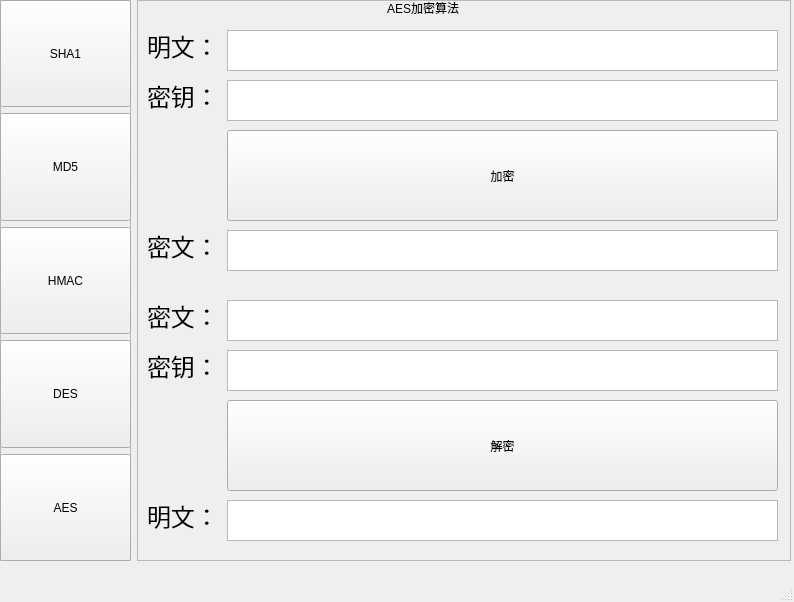
<?xml version="1.0" encoding="UTF-8"?>
<ui version="4.0">
 <class>MainWindow</class>
 <widget class="QMainWindow" name="MainWindow">
  <property name="geometry">
   <rect>
    <x>0</x>
    <y>0</y>
    <width>794</width>
    <height>602</height>
   </rect>
  </property>
  <property name="windowTitle">
   <string>MainWindow</string>
  </property>
  <widget class="QWidget" name="centralwidget">
   <widget class="QWidget" name="layoutWidget">
    <property name="geometry">
     <rect>
      <x>0</x>
      <y>0</y>
      <width>791</width>
      <height>561</height>
     </rect>
    </property>
    <layout class="QHBoxLayout" name="horizontalLayout">
     <item>
      <widget class="QFrame" name="frame">
       <property name="sizePolicy">
        <sizepolicy hsizetype="Expanding" vsizetype="Expanding">
         <horstretch>1</horstretch>
         <verstretch>0</verstretch>
        </sizepolicy>
       </property>
       <property name="frameShape">
        <enum>QFrame::StyledPanel</enum>
       </property>
       <property name="frameShadow">
        <enum>QFrame::Raised</enum>
       </property>
       <widget class="QWidget" name="layoutWidget">
        <property name="geometry">
         <rect>
          <x>0</x>
          <y>0</y>
          <width>131</width>
          <height>561</height>
         </rect>
        </property>
        <layout class="QVBoxLayout" name="verticalLayout">
         <item>
          <widget class="QPushButton" name="pushButton">
           <property name="sizePolicy">
            <sizepolicy hsizetype="Minimum" vsizetype="Expanding">
             <horstretch>0</horstretch>
             <verstretch>0</verstretch>
            </sizepolicy>
           </property>
           <property name="text">
            <string>SHA1</string>
           </property>
          </widget>
         </item>
         <item>
          <widget class="QPushButton" name="pushButton_3">
           <property name="sizePolicy">
            <sizepolicy hsizetype="Minimum" vsizetype="Expanding">
             <horstretch>0</horstretch>
             <verstretch>0</verstretch>
            </sizepolicy>
           </property>
           <property name="text">
            <string>MD5</string>
           </property>
          </widget>
         </item>
         <item>
          <widget class="QPushButton" name="pushButton_4">
           <property name="sizePolicy">
            <sizepolicy hsizetype="Minimum" vsizetype="Expanding">
             <horstretch>0</horstretch>
             <verstretch>0</verstretch>
            </sizepolicy>
           </property>
           <property name="text">
            <string>HMAC</string>
           </property>
          </widget>
         </item>
         <item>
          <widget class="QPushButton" name="pushButton_5">
           <property name="sizePolicy">
            <sizepolicy hsizetype="Minimum" vsizetype="Expanding">
             <horstretch>0</horstretch>
             <verstretch>0</verstretch>
            </sizepolicy>
           </property>
           <property name="text">
            <string>DES</string>
           </property>
          </widget>
         </item>
         <item>
          <widget class="QPushButton" name="pushButton_6">
           <property name="sizePolicy">
            <sizepolicy hsizetype="Minimum" vsizetype="Expanding">
             <horstretch>0</horstretch>
             <verstretch>0</verstretch>
            </sizepolicy>
           </property>
           <property name="text">
            <string>AES</string>
           </property>
          </widget>
         </item>
        </layout>
       </widget>
      </widget>
     </item>
     <item>
      <widget class="QFrame" name="frame_2">
       <property name="sizePolicy">
        <sizepolicy hsizetype="Expanding" vsizetype="Expanding">
         <horstretch>5</horstretch>
         <verstretch>0</verstretch>
        </sizepolicy>
       </property>
       <property name="frameShape">
        <enum>QFrame::StyledPanel</enum>
       </property>
       <property name="frameShadow">
        <enum>QFrame::Raised</enum>
       </property>
       <widget class="QStackedWidget" name="stackedWidget">
        <property name="geometry">
         <rect>
          <x>0</x>
          <y>0</y>
          <width>651</width>
          <height>561</height>
         </rect>
        </property>
        <property name="sizePolicy">
         <sizepolicy hsizetype="Expanding" vsizetype="Expanding">
          <horstretch>0</horstretch>
          <verstretch>0</verstretch>
         </sizepolicy>
        </property>
        <property name="currentIndex">
         <number>4</number>
        </property>
        <widget class="QWidget" name="page">
         <widget class="QTextEdit" name="textEdit_10">
          <property name="geometry">
           <rect>
            <x>90</x>
            <y>30</y>
            <width>551</width>
            <height>41</height>
           </rect>
          </property>
         </widget>
         <widget class="QLabel" name="label_21">
          <property name="geometry">
           <rect>
            <x>10</x>
            <y>170</y>
            <width>81</width>
            <height>51</height>
           </rect>
          </property>
          <property name="sizePolicy">
           <sizepolicy hsizetype="Preferred" vsizetype="Preferred">
            <horstretch>0</horstretch>
            <verstretch>0</verstretch>
           </sizepolicy>
          </property>
          <property name="font">
           <font>
            <family>Arial</family>
            <pointsize>18</pointsize>
           </font>
          </property>
          <property name="text">
           <string>密文：</string>
          </property>
         </widget>
         <widget class="QLabel" name="label_8">
          <property name="geometry">
           <rect>
            <x>10</x>
            <y>20</y>
            <width>81</width>
            <height>51</height>
           </rect>
          </property>
          <property name="sizePolicy">
           <sizepolicy hsizetype="Preferred" vsizetype="Preferred">
            <horstretch>0</horstretch>
            <verstretch>0</verstretch>
           </sizepolicy>
          </property>
          <property name="font">
           <font>
            <family>Arial</family>
            <pointsize>18</pointsize>
           </font>
          </property>
          <property name="text">
           <string>明文：</string>
          </property>
         </widget>
         <widget class="QPushButton" name="pushButton_12">
          <property name="geometry">
           <rect>
            <x>90</x>
            <y>80</y>
            <width>551</width>
            <height>91</height>
           </rect>
          </property>
          <property name="text">
           <string>加密</string>
          </property>
         </widget>
         <widget class="QTextEdit" name="textEdit_9">
          <property name="geometry">
           <rect>
            <x>90</x>
            <y>180</y>
            <width>551</width>
            <height>41</height>
           </rect>
          </property>
         </widget>
         <widget class="QLabel" name="label_3">
          <property name="geometry">
           <rect>
            <x>240</x>
            <y>0</y>
            <width>101</width>
            <height>20</height>
           </rect>
          </property>
          <property name="text">
           <string>SHA1J加密算法</string>
          </property>
         </widget>
        </widget>
        <widget class="QWidget" name="page_2">
         <widget class="QLabel" name="label">
          <property name="geometry">
           <rect>
            <x>20</x>
            <y>20</y>
            <width>71</width>
            <height>31</height>
           </rect>
          </property>
          <property name="text">
           <string/>
          </property>
         </widget>
         <widget class="QLabel" name="label_9">
          <property name="geometry">
           <rect>
            <x>10</x>
            <y>170</y>
            <width>81</width>
            <height>51</height>
           </rect>
          </property>
          <property name="sizePolicy">
           <sizepolicy hsizetype="Preferred" vsizetype="Preferred">
            <horstretch>0</horstretch>
            <verstretch>0</verstretch>
           </sizepolicy>
          </property>
          <property name="font">
           <font>
            <family>Arial</family>
            <pointsize>18</pointsize>
           </font>
          </property>
          <property name="text">
           <string>密文：</string>
          </property>
         </widget>
         <widget class="QLabel" name="label_7">
          <property name="geometry">
           <rect>
            <x>10</x>
            <y>20</y>
            <width>81</width>
            <height>51</height>
           </rect>
          </property>
          <property name="sizePolicy">
           <sizepolicy hsizetype="Preferred" vsizetype="Preferred">
            <horstretch>0</horstretch>
            <verstretch>0</verstretch>
           </sizepolicy>
          </property>
          <property name="font">
           <font>
            <family>Arial</family>
            <pointsize>18</pointsize>
           </font>
          </property>
          <property name="text">
           <string>明文：</string>
          </property>
         </widget>
         <widget class="QTextEdit" name="textEdit_2">
          <property name="geometry">
           <rect>
            <x>90</x>
            <y>180</y>
            <width>551</width>
            <height>41</height>
           </rect>
          </property>
         </widget>
         <widget class="QPushButton" name="pushButton_8">
          <property name="geometry">
           <rect>
            <x>90</x>
            <y>80</y>
            <width>551</width>
            <height>91</height>
           </rect>
          </property>
          <property name="text">
           <string>加密</string>
          </property>
         </widget>
         <widget class="QTextEdit" name="textEdit_3">
          <property name="geometry">
           <rect>
            <x>90</x>
            <y>30</y>
            <width>551</width>
            <height>41</height>
           </rect>
          </property>
         </widget>
         <widget class="QLabel" name="label_4">
          <property name="geometry">
           <rect>
            <x>250</x>
            <y>0</y>
            <width>101</width>
            <height>20</height>
           </rect>
          </property>
          <property name="text">
           <string>MD5加密算法</string>
          </property>
         </widget>
        </widget>
        <widget class="QWidget" name="page_3">
         <widget class="QLabel" name="label_34">
          <property name="geometry">
           <rect>
            <x>10</x>
            <y>220</y>
            <width>81</width>
            <height>51</height>
           </rect>
          </property>
          <property name="sizePolicy">
           <sizepolicy hsizetype="Preferred" vsizetype="Preferred">
            <horstretch>0</horstretch>
            <verstretch>0</verstretch>
           </sizepolicy>
          </property>
          <property name="font">
           <font>
            <family>Arial</family>
            <pointsize>18</pointsize>
           </font>
          </property>
          <property name="text">
           <string>密文：</string>
          </property>
         </widget>
         <widget class="QLabel" name="label_35">
          <property name="geometry">
           <rect>
            <x>10</x>
            <y>20</y>
            <width>81</width>
            <height>51</height>
           </rect>
          </property>
          <property name="sizePolicy">
           <sizepolicy hsizetype="Preferred" vsizetype="Preferred">
            <horstretch>0</horstretch>
            <verstretch>0</verstretch>
           </sizepolicy>
          </property>
          <property name="font">
           <font>
            <family>Arial</family>
            <pointsize>18</pointsize>
           </font>
          </property>
          <property name="text">
           <string>明文：</string>
          </property>
         </widget>
         <widget class="QPushButton" name="pushButton_17">
          <property name="geometry">
           <rect>
            <x>90</x>
            <y>130</y>
            <width>551</width>
            <height>91</height>
           </rect>
          </property>
          <property name="text">
           <string>加密</string>
          </property>
         </widget>
         <widget class="QTextEdit" name="textEdit_19">
          <property name="geometry">
           <rect>
            <x>90</x>
            <y>30</y>
            <width>551</width>
            <height>41</height>
           </rect>
          </property>
         </widget>
         <widget class="QTextEdit" name="textEdit_20">
          <property name="geometry">
           <rect>
            <x>90</x>
            <y>230</y>
            <width>551</width>
            <height>41</height>
           </rect>
          </property>
         </widget>
         <widget class="QLabel" name="label_36">
          <property name="geometry">
           <rect>
            <x>10</x>
            <y>70</y>
            <width>81</width>
            <height>51</height>
           </rect>
          </property>
          <property name="sizePolicy">
           <sizepolicy hsizetype="Preferred" vsizetype="Preferred">
            <horstretch>0</horstretch>
            <verstretch>0</verstretch>
           </sizepolicy>
          </property>
          <property name="font">
           <font>
            <family>Arial</family>
            <pointsize>18</pointsize>
           </font>
          </property>
          <property name="text">
           <string>密钥：</string>
          </property>
         </widget>
         <widget class="QTextEdit" name="textEdit_21">
          <property name="geometry">
           <rect>
            <x>90</x>
            <y>80</y>
            <width>551</width>
            <height>41</height>
           </rect>
          </property>
         </widget>
         <widget class="QLabel" name="label_5">
          <property name="geometry">
           <rect>
            <x>240</x>
            <y>0</y>
            <width>101</width>
            <height>20</height>
           </rect>
          </property>
          <property name="text">
           <string>HMAC加密算法</string>
          </property>
         </widget>
        </widget>
        <widget class="QWidget" name="page_4">
         <widget class="QTextEdit" name="textEdit_22">
          <property name="geometry">
           <rect>
            <x>90</x>
            <y>230</y>
            <width>551</width>
            <height>41</height>
           </rect>
          </property>
         </widget>
         <widget class="QLabel" name="label_37">
          <property name="geometry">
           <rect>
            <x>10</x>
            <y>70</y>
            <width>81</width>
            <height>51</height>
           </rect>
          </property>
          <property name="sizePolicy">
           <sizepolicy hsizetype="Preferred" vsizetype="Preferred">
            <horstretch>0</horstretch>
            <verstretch>0</verstretch>
           </sizepolicy>
          </property>
          <property name="font">
           <font>
            <family>Arial</family>
            <pointsize>18</pointsize>
           </font>
          </property>
          <property name="text">
           <string>密钥：</string>
          </property>
         </widget>
         <widget class="QPushButton" name="pushButton_18">
          <property name="geometry">
           <rect>
            <x>90</x>
            <y>130</y>
            <width>551</width>
            <height>91</height>
           </rect>
          </property>
          <property name="text">
           <string>加密</string>
          </property>
         </widget>
         <widget class="QLabel" name="label_38">
          <property name="geometry">
           <rect>
            <x>10</x>
            <y>220</y>
            <width>81</width>
            <height>51</height>
           </rect>
          </property>
          <property name="sizePolicy">
           <sizepolicy hsizetype="Preferred" vsizetype="Preferred">
            <horstretch>0</horstretch>
            <verstretch>0</verstretch>
           </sizepolicy>
          </property>
          <property name="font">
           <font>
            <family>Arial</family>
            <pointsize>18</pointsize>
           </font>
          </property>
          <property name="text">
           <string>密文：</string>
          </property>
         </widget>
         <widget class="QLabel" name="label_39">
          <property name="geometry">
           <rect>
            <x>10</x>
            <y>20</y>
            <width>81</width>
            <height>51</height>
           </rect>
          </property>
          <property name="sizePolicy">
           <sizepolicy hsizetype="Preferred" vsizetype="Preferred">
            <horstretch>0</horstretch>
            <verstretch>0</verstretch>
           </sizepolicy>
          </property>
          <property name="font">
           <font>
            <family>Arial</family>
            <pointsize>18</pointsize>
           </font>
          </property>
          <property name="text">
           <string>明文：</string>
          </property>
         </widget>
         <widget class="QTextEdit" name="textEdit_23">
          <property name="geometry">
           <rect>
            <x>90</x>
            <y>30</y>
            <width>551</width>
            <height>41</height>
           </rect>
          </property>
         </widget>
         <widget class="QTextEdit" name="textEdit_24">
          <property name="geometry">
           <rect>
            <x>90</x>
            <y>80</y>
            <width>551</width>
            <height>41</height>
           </rect>
          </property>
         </widget>
         <widget class="QTextEdit" name="textEdit_25">
          <property name="geometry">
           <rect>
            <x>90</x>
            <y>500</y>
            <width>551</width>
            <height>41</height>
           </rect>
          </property>
         </widget>
         <widget class="QLabel" name="label_40">
          <property name="geometry">
           <rect>
            <x>10</x>
            <y>340</y>
            <width>81</width>
            <height>51</height>
           </rect>
          </property>
          <property name="sizePolicy">
           <sizepolicy hsizetype="Preferred" vsizetype="Preferred">
            <horstretch>0</horstretch>
            <verstretch>0</verstretch>
           </sizepolicy>
          </property>
          <property name="font">
           <font>
            <family>Arial</family>
            <pointsize>18</pointsize>
           </font>
          </property>
          <property name="text">
           <string>密钥：</string>
          </property>
         </widget>
         <widget class="QPushButton" name="pushButton_19">
          <property name="geometry">
           <rect>
            <x>90</x>
            <y>400</y>
            <width>551</width>
            <height>91</height>
           </rect>
          </property>
          <property name="text">
           <string>解密</string>
          </property>
         </widget>
         <widget class="QLabel" name="label_41">
          <property name="geometry">
           <rect>
            <x>10</x>
            <y>490</y>
            <width>81</width>
            <height>51</height>
           </rect>
          </property>
          <property name="sizePolicy">
           <sizepolicy hsizetype="Preferred" vsizetype="Preferred">
            <horstretch>0</horstretch>
            <verstretch>0</verstretch>
           </sizepolicy>
          </property>
          <property name="font">
           <font>
            <family>Arial</family>
            <pointsize>18</pointsize>
           </font>
          </property>
          <property name="text">
           <string>明文：</string>
          </property>
         </widget>
         <widget class="QLabel" name="label_42">
          <property name="geometry">
           <rect>
            <x>10</x>
            <y>290</y>
            <width>81</width>
            <height>51</height>
           </rect>
          </property>
          <property name="sizePolicy">
           <sizepolicy hsizetype="Preferred" vsizetype="Preferred">
            <horstretch>0</horstretch>
            <verstretch>0</verstretch>
           </sizepolicy>
          </property>
          <property name="font">
           <font>
            <family>Arial</family>
            <pointsize>18</pointsize>
           </font>
          </property>
          <property name="text">
           <string>密文：</string>
          </property>
         </widget>
         <widget class="QTextEdit" name="textEdit_26">
          <property name="geometry">
           <rect>
            <x>90</x>
            <y>300</y>
            <width>551</width>
            <height>41</height>
           </rect>
          </property>
         </widget>
         <widget class="QTextEdit" name="textEdit_27">
          <property name="geometry">
           <rect>
            <x>90</x>
            <y>350</y>
            <width>551</width>
            <height>41</height>
           </rect>
          </property>
         </widget>
         <widget class="QLabel" name="label_6">
          <property name="geometry">
           <rect>
            <x>240</x>
            <y>0</y>
            <width>101</width>
            <height>20</height>
           </rect>
          </property>
          <property name="text">
           <string>DES加密算法</string>
          </property>
         </widget>
        </widget>
        <widget class="QWidget" name="page_5">
         <widget class="QTextEdit" name="textEdit_28">
          <property name="geometry">
           <rect>
            <x>90</x>
            <y>350</y>
            <width>551</width>
            <height>41</height>
           </rect>
          </property>
         </widget>
         <widget class="QTextEdit" name="textEdit_29">
          <property name="geometry">
           <rect>
            <x>90</x>
            <y>500</y>
            <width>551</width>
            <height>41</height>
           </rect>
          </property>
         </widget>
         <widget class="QTextEdit" name="textEdit_30">
          <property name="geometry">
           <rect>
            <x>90</x>
            <y>80</y>
            <width>551</width>
            <height>41</height>
           </rect>
          </property>
         </widget>
         <widget class="QLabel" name="label_43">
          <property name="geometry">
           <rect>
            <x>10</x>
            <y>70</y>
            <width>81</width>
            <height>51</height>
           </rect>
          </property>
          <property name="sizePolicy">
           <sizepolicy hsizetype="Preferred" vsizetype="Preferred">
            <horstretch>0</horstretch>
            <verstretch>0</verstretch>
           </sizepolicy>
          </property>
          <property name="font">
           <font>
            <family>Arial</family>
            <pointsize>18</pointsize>
           </font>
          </property>
          <property name="text">
           <string>密钥：</string>
          </property>
         </widget>
         <widget class="QLabel" name="label_44">
          <property name="geometry">
           <rect>
            <x>10</x>
            <y>340</y>
            <width>81</width>
            <height>51</height>
           </rect>
          </property>
          <property name="sizePolicy">
           <sizepolicy hsizetype="Preferred" vsizetype="Preferred">
            <horstretch>0</horstretch>
            <verstretch>0</verstretch>
           </sizepolicy>
          </property>
          <property name="font">
           <font>
            <family>Arial</family>
            <pointsize>18</pointsize>
           </font>
          </property>
          <property name="text">
           <string>密钥：</string>
          </property>
         </widget>
         <widget class="QLabel" name="label_45">
          <property name="geometry">
           <rect>
            <x>10</x>
            <y>290</y>
            <width>81</width>
            <height>51</height>
           </rect>
          </property>
          <property name="sizePolicy">
           <sizepolicy hsizetype="Preferred" vsizetype="Preferred">
            <horstretch>0</horstretch>
            <verstretch>0</verstretch>
           </sizepolicy>
          </property>
          <property name="font">
           <font>
            <family>Arial</family>
            <pointsize>18</pointsize>
           </font>
          </property>
          <property name="text">
           <string>密文：</string>
          </property>
         </widget>
         <widget class="QPushButton" name="pushButton_20">
          <property name="geometry">
           <rect>
            <x>90</x>
            <y>400</y>
            <width>551</width>
            <height>91</height>
           </rect>
          </property>
          <property name="text">
           <string>解密</string>
          </property>
         </widget>
         <widget class="QLabel" name="label_46">
          <property name="geometry">
           <rect>
            <x>10</x>
            <y>20</y>
            <width>81</width>
            <height>51</height>
           </rect>
          </property>
          <property name="sizePolicy">
           <sizepolicy hsizetype="Preferred" vsizetype="Preferred">
            <horstretch>0</horstretch>
            <verstretch>0</verstretch>
           </sizepolicy>
          </property>
          <property name="font">
           <font>
            <family>Arial</family>
            <pointsize>18</pointsize>
           </font>
          </property>
          <property name="text">
           <string>明文：</string>
          </property>
         </widget>
         <widget class="QLabel" name="label_47">
          <property name="geometry">
           <rect>
            <x>10</x>
            <y>220</y>
            <width>81</width>
            <height>51</height>
           </rect>
          </property>
          <property name="sizePolicy">
           <sizepolicy hsizetype="Preferred" vsizetype="Preferred">
            <horstretch>0</horstretch>
            <verstretch>0</verstretch>
           </sizepolicy>
          </property>
          <property name="font">
           <font>
            <family>Arial</family>
            <pointsize>18</pointsize>
           </font>
          </property>
          <property name="text">
           <string>密文：</string>
          </property>
         </widget>
         <widget class="QTextEdit" name="textEdit_31">
          <property name="geometry">
           <rect>
            <x>90</x>
            <y>300</y>
            <width>551</width>
            <height>41</height>
           </rect>
          </property>
         </widget>
         <widget class="QTextEdit" name="textEdit_32">
          <property name="geometry">
           <rect>
            <x>90</x>
            <y>30</y>
            <width>551</width>
            <height>41</height>
           </rect>
          </property>
         </widget>
         <widget class="QPushButton" name="pushButton_21">
          <property name="geometry">
           <rect>
            <x>90</x>
            <y>130</y>
            <width>551</width>
            <height>91</height>
           </rect>
          </property>
          <property name="text">
           <string>加密</string>
          </property>
         </widget>
         <widget class="QLabel" name="label_48">
          <property name="geometry">
           <rect>
            <x>10</x>
            <y>490</y>
            <width>81</width>
            <height>51</height>
           </rect>
          </property>
          <property name="sizePolicy">
           <sizepolicy hsizetype="Preferred" vsizetype="Preferred">
            <horstretch>0</horstretch>
            <verstretch>0</verstretch>
           </sizepolicy>
          </property>
          <property name="font">
           <font>
            <family>Arial</family>
            <pointsize>18</pointsize>
           </font>
          </property>
          <property name="text">
           <string>明文：</string>
          </property>
         </widget>
         <widget class="QTextEdit" name="textEdit_33">
          <property name="geometry">
           <rect>
            <x>90</x>
            <y>230</y>
            <width>551</width>
            <height>41</height>
           </rect>
          </property>
         </widget>
         <widget class="QLabel" name="label_2">
          <property name="geometry">
           <rect>
            <x>250</x>
            <y>0</y>
            <width>91</width>
            <height>16</height>
           </rect>
          </property>
          <property name="text">
           <string>AES加密算法</string>
          </property>
         </widget>
        </widget>
       </widget>
      </widget>
     </item>
    </layout>
   </widget>
  </widget>
  <widget class="QMenuBar" name="menubar">
   <property name="geometry">
    <rect>
     <x>0</x>
     <y>0</y>
     <width>794</width>
     <height>26</height>
    </rect>
   </property>
  </widget>
  <widget class="QStatusBar" name="statusbar"/>
 </widget>
 <resources/>
 <connections/>
</ui>
